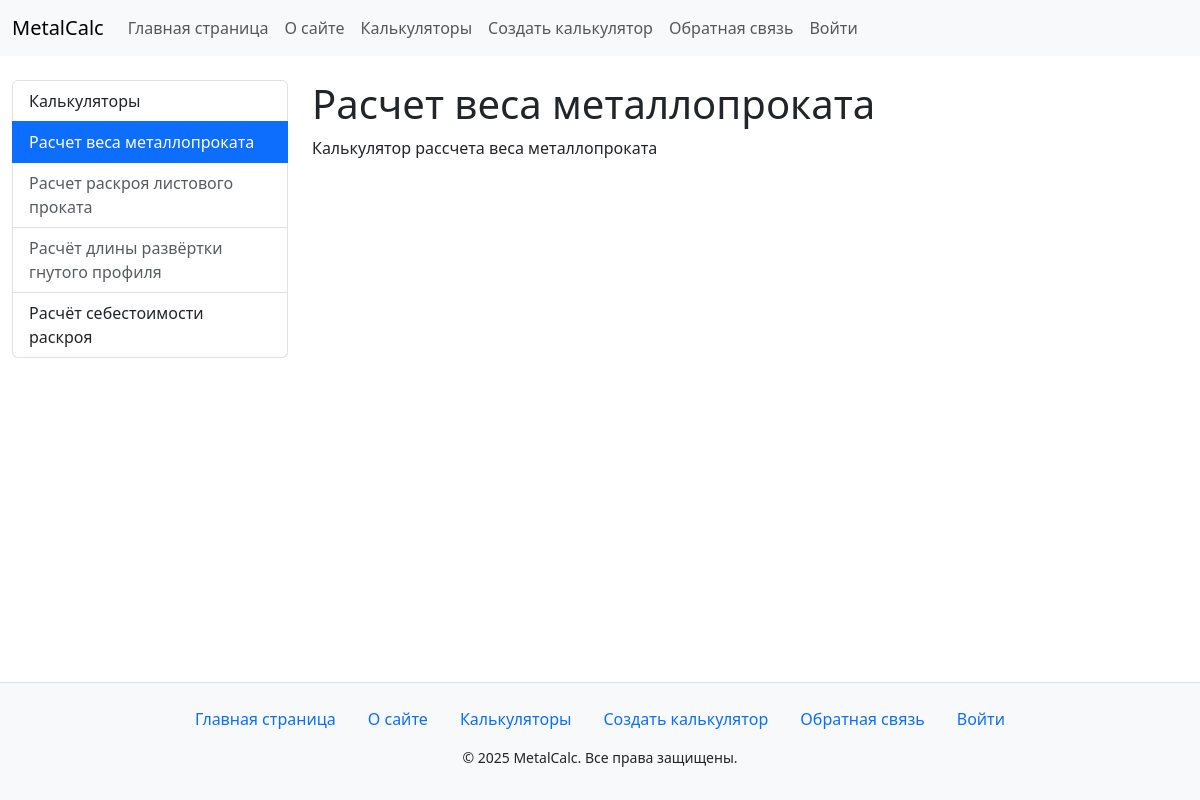
Screenshot of /calc/weight/ with the database file from the repository.
### calc/models.py (models this page shows, shortened)
class Calculator(models.Model):
    class Status (models.IntegerChoices):
        DRAFT = 0, 'В разработке'
        PUBLISHED = 1, 'Опубликовано'
    name = models.CharField(max_length=100)
    description = models.TextField(blank=True)
    is_published = models.BooleanField(choices=Status.choices, default=Status.DRAFT)
    slug = models.SlugField(max_length=100, unique=True, db_index=True)
    time_create = models.DateTimeField(auto_now_add=True)
    time_update = models.DateTimeField(auto_now=True)
    objects = models.Manager()
    published = PublishedManager()
    class Meta:
        ordering = ['-time_create']
        indexes = [
            models.Index(fields=['-time_create']),
        ]

### calc/views.py (the view)
# urls.py: path('calc/<slug:calc_slug>/', views.calcs, name='calc'),
def calcs(request, calc_slug: str):
    calcs = get_object_or_404(Calculator, slug=calc_slug)
    DATA = {'title': 'Главная страница',
            'menu': MENU,
            'calcs': calcs,
            'year': datetime.now().year,
            'calc_selected': calc_slug, }
    return render(request, 'calc/calc.html', context=DATA)

### calc/templatetags/calc_tags.py (called while the page is built)
@register.inclusion_tag('calc/list_calculators.html')
def show_calculators(calc_selected=None):
    calc = views.CALCS
    return {'calcs': calc, 'calc_selected': calc_selected}

### calc/templates/calc/calc.html
{% extends 'base.html'%}
{% block content %}
    <h1>{{calcs.name}}</h1>
    {{calcs.description|linebreaks}}
{% endblock %}

### calc/static/calc/css/style.css (style rules this page uses)
html, body { height: 100%; margin: 0; padding: 0; }

### rows the page displays
Calculator: name "Расчет веса металлопроката", description "Калькулятор рассчета веса металлопроката"

### other values shown
{{ calc.title }} "Расчет веса металлопроката"
{{ calc.title }} "Расчет раскроя листового проката" "Расчёт длины развёртки гнутого профиля"
{{ calc.title }} "Расчёт себестоимости раскроя"
